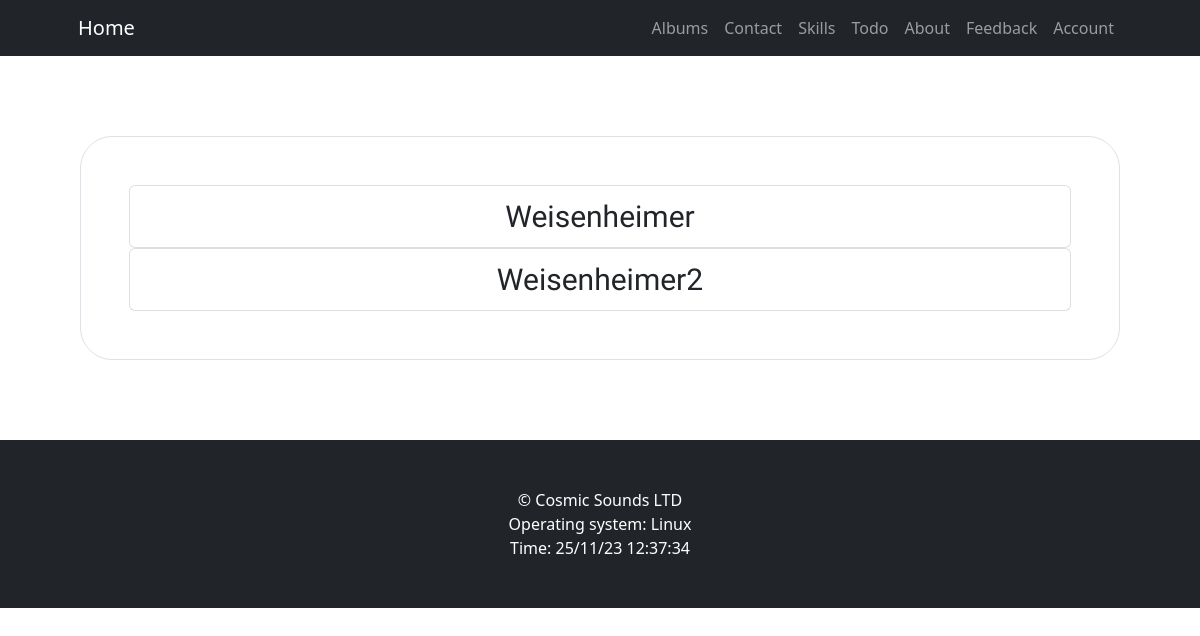
The page /users (signed in) on the database as committed earlier.
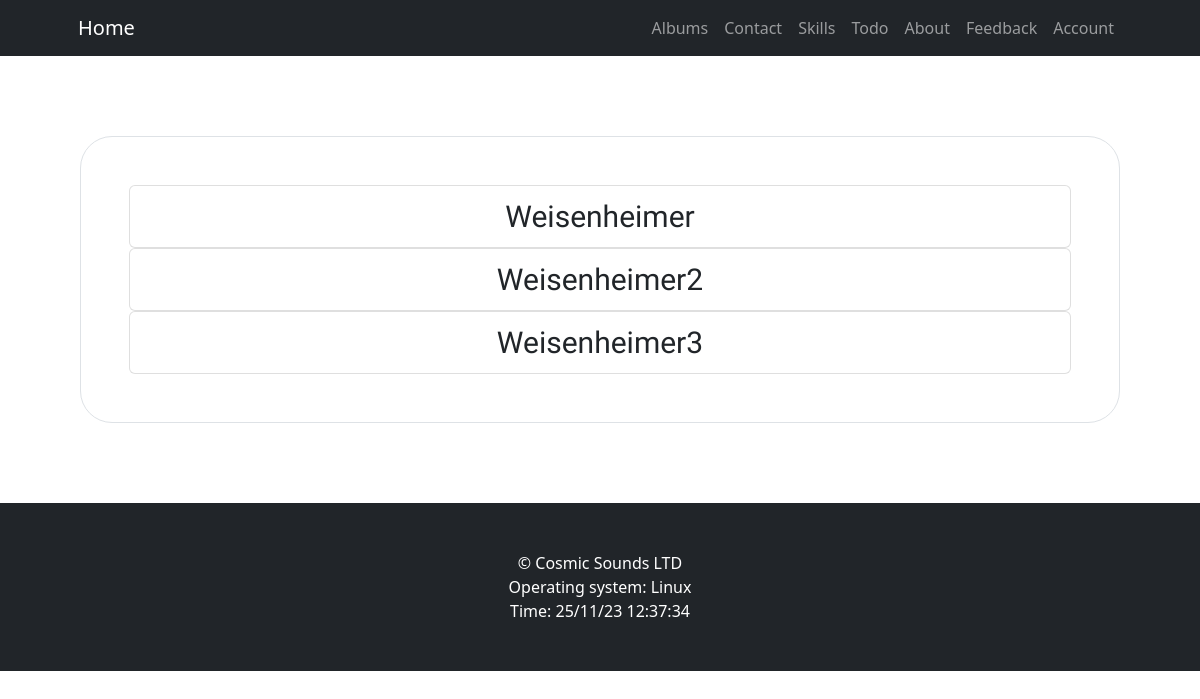
The same page on the database as committed later.
### app/models.py (models this page shows)
class Users(db.Model, UserMixin):
    __tablename__ = "users"
    id = db.Column(db.Integer, primary_key=True, autoincrement=True)
    login = db.Column(db.String, nullable=False, unique=True)
    email = db.Column(db.String, nullable=False, unique=True)
    password = db.Column(db.String, nullable=False)
    name = db.Column(db.String, nullable=False)
    surname = db.Column(db.String, nullable=False)
    is_active = db.Column(db.Boolean, default=True, nullable=False)
    image = db.Column(db.String(20), nullable=False, default="default.jpg")

### app/views.py (the view)
@app.route("/users")
@login_required
def users():
    handler = database.HandleUsers()
    get_all = handler.get_all()
    return render_template("users.html", users=get_all)

### app/helpers/database.py (called while the page is built)
@login_manager.user_loader
def user_loader(user_id):
    return Users.query.get(user_id)

    def get_all(self):
        users = db.session.query(Users).all()
        return users

### app/views.py (called while the page is built)
@app.context_processor
def base():
    now = datetime.datetime.now()
    time = now.strftime("%d/%m/%y %H:%M:%S")
    menu = [
        {"text": "Albums", "link": url_for("albums")},
        {"text": "Contact", "link": url_for("contact")},
        {"text": "Skills", "link": url_for("skills")},
        {"text": "Todo", "link": url_for("todo_list")},
        {"text": "About", "link": url_for("about")},
        {"text": "Feedback", "link": url_for("feedback")},
    ]
    if current_user.is_anonymous:
        menu.extend([
            {"text": "Login", "link": url_for("login")},
            {"text": "Register", "link": url_for("register")}
        ])
    else:
        menu.append(
            {"text": "Account", "link": url_for("account")},
        )
    return dict(
        platform=platform,
        time=time,
        menu=menu)

### app/templates/users.html (shortened to what this page needs)
{% extends "base.html" %}
{% import "_fields.html" as field %}
{% block content %}
<div class="justify-content-center">
    <div class="border rounded-5 p-5">
        {% for user in users %}
        <div class="text-center">
            <div class="list-group" role="tablist">
                <a class="list-group-item list-group-item-action list-users" data-toggle="list" href="{{ user.id }}"
                    role="tab"> {{ user.login }} </a>
            </div>
        </div>
        {% endfor %}
    </div>
</div>
{% endblock %}

### app/templates/base.html (shortened to what this page needs)
<!DOCTYPE html>
<html lang="en">
<head>
    {% block css %}
    <link rel="stylesheet" href="{{ url_for('static', filename='css/bootstrap.theme.css') }}">
    <link rel="stylesheet" href="{{ url_for('static', filename='css/styles.css') }}">
    {% endblock %}
</head>
<body>
    {% include "header.html" %}
    <div class="content">
        {% block content %}
        {% endblock %}
    </div>
    {% include "footer.html" %}
</body>
</html>

### app/templates/header.html (shortened to what this page needs)
<nav class="navbar navbar-expand-lg navbar-dark bg-dark">
    <div class="container px-lg-5">
        <a class="navbar-brand" href="{{ url_for('index') }}">Home</a>
        <div class="collapse navbar-collapse" id="navbarSupportedContent">
            <ul class="navbar-nav ms-auto mb-2 mb-lg-0">
                {% for item in menu %}
                <li class="nav-item"><a class="nav-link" href="{{ item.link }}"> {{ item.text }} </a></li>
                {% endfor %}
            </ul>
        </div>
    </div>
</nav>

### app/templates/footer.html
<footer class="py-5 bg-dark">
    <div class="container pb-0">
        <p class="m-0 text-center text-white">&copy; Cosmic Sounds LTD</p>
        <p class="m-0 text-center text-white">Operating system: {{ platform.system() }}</p>
        <p class="m-0 text-center text-white">Time: {{ time }}</p>
    </div>
</footer>

### app/static/css/styles.css (style rules this page uses)
:root { --title: 40px; --content: 20px; }
.content { padding: 10vh; font-family: 'Open Sans', sans-serif; }
.list-users { font-size: 2.5vw; }

Rows that differ between the two databases and show on the page:
added Users: login "Weisenheimer3"
